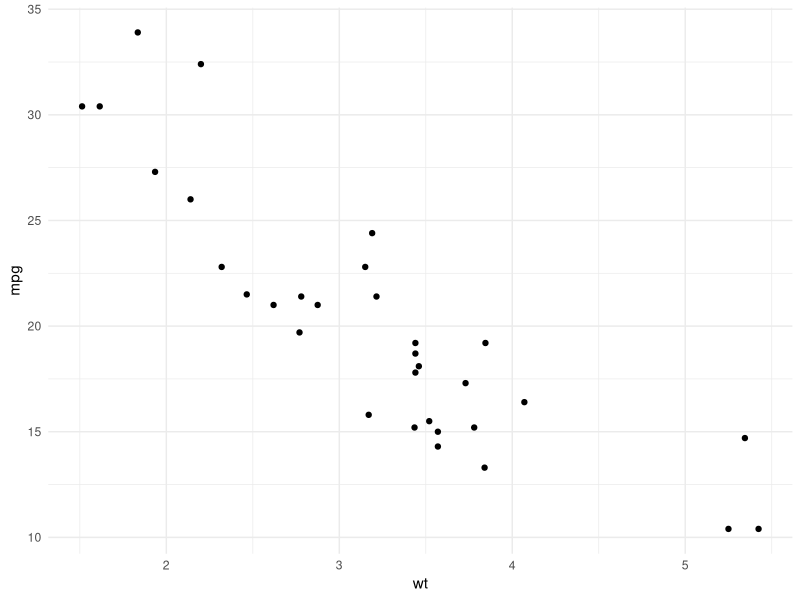
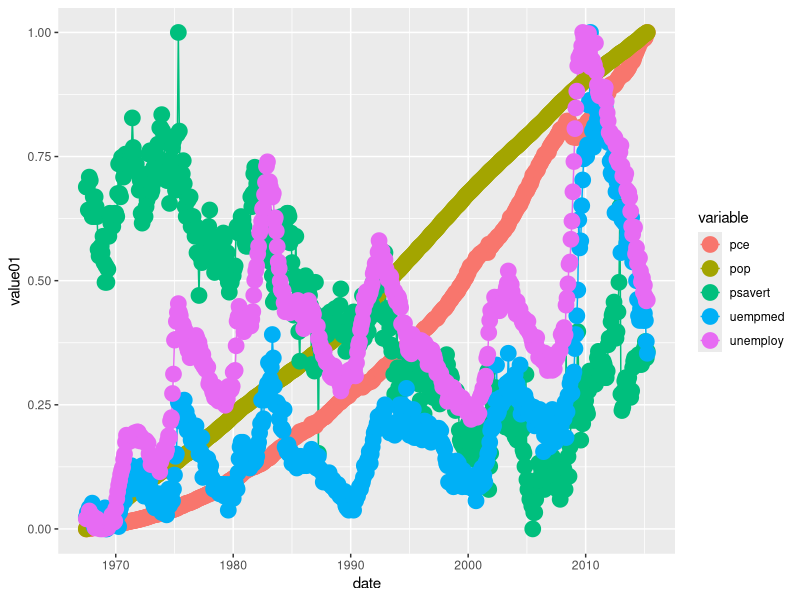

Recreate these plots in R, in order.
library(tidyverse)

# First plot
p <- ggplot(mtcars, aes(wt, mpg))
p + geom_point() + theme_minimal()



# Second plot

ggplot(economics_long, aes(date, value01, colour = variable)) +
  geom_line() + geom_point(size = 5)

